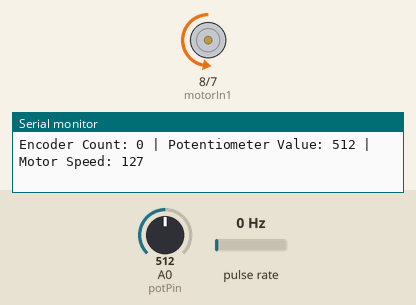
Simulated run of this sketch. Board: Arduino Uno, built with avr-gcc and run on an emulated ATmega328P. Shown: motor-driver pin pairs drawn as motors (green arrow = first pin HIGH = forward, orange = second pin HIGH = backward, longer = more drive, scaled by the enable pin), the last lines printed to the serial monitor. Wiring (inferred from the names in the program): pulse sensor: data pin 2. The test bench sets the inputs (shaded band); at power-on: A0 (potPin) = 512, pulse rate 0 Hz.

Above: at 1.2 s.
1.3 s: A0 (potPin) set to 413
At 2.5 s:
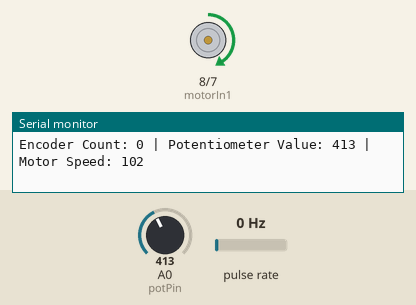
2.8 s: A0 (potPin) set to 394
At 3.5 s:
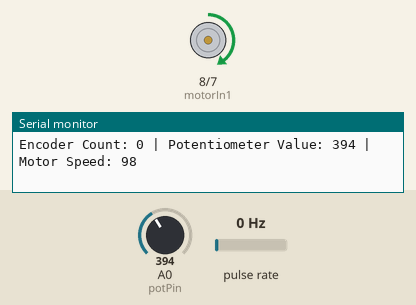
5.8 s: A0 (potPin) set to 108
At 6.3 s:
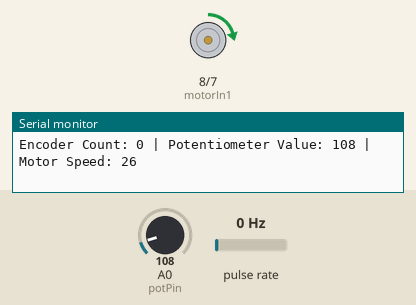
7.3 s: A0 (potPin) set to 93
At 7.7 s:
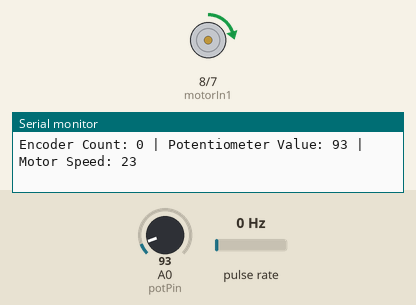
10.3 s: A0 (potPin) set to 0
At 11.0 s:
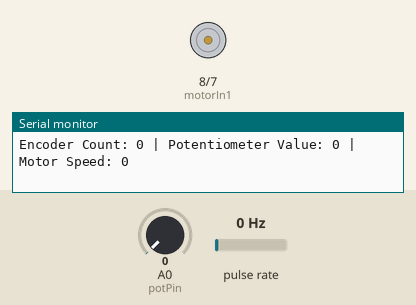
Timing chart, 0 to 13.3 s (numbered marks = the images above; inputs shaded):
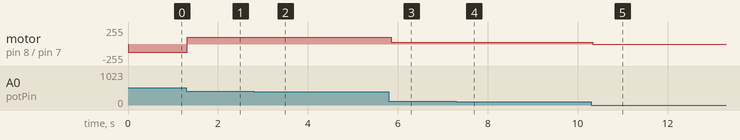

The sketch:

without_lcd.ino
```cpp
// Pin Definitions
const int potPin = A0;      // Potentiometer connected to analog pin A0
const int motorEnable = 9;  // Enable pin (PWM) for motor on L298D
const int motorIn1 = 8;     // IN1 pin for motor direction control
const int motorIn2 = 7;     // IN2 pin for motor direction control
const int encoderC1 = 2;    // Encoder C1 connected to digital pin 2 (interrupt pin)
const int encoderC2 = 4;    // Encoder C2 connected to digital pin 4

// Variables to track encoder counts
volatile int encoderCount = 0;  // Encoder pulse count
int lastC2State = LOW;          // Last state of C2 for direction detection

void setup() {
  // Initialize motor pins
  pinMode(motorEnable, OUTPUT);
  pinMode(motorIn1, OUTPUT);
  pinMode(motorIn2, OUTPUT);

  // Initialize encoder pins
  pinMode(encoderC1, INPUT_PULLUP);
  pinMode(encoderC2, INPUT_PULLUP);

  // Attach interrupt for encoder C1 (rising edge detection)
  attachInterrupt(digitalPinToInterrupt(encoderC1), encoderISR, RISING);

  // Start serial communication for debugging
  Serial.begin(9600);
}

void loop() {
  // Read potentiometer value (0 to 1023)
  int potValue = analogRead(potPin);

  // Map potentiometer value to PWM range (0 to 255)
  int speed = map(potValue, 0, 1023, 0, 255);

  // Determine motor direction
  if (potValue < 512) {  // Clockwise rotation
    digitalWrite(motorIn1, HIGH);
    digitalWrite(motorIn2, LOW);
  } else {               // Counterclockwise rotation
    digitalWrite(motorIn1, LOW);
    digitalWrite(motorIn2, HIGH);
  }

  // Set motor speed
  analogWrite(motorEnable, speed);

  // Optional: Print encoder count and speed to serial monitor
  Serial.print("Encoder Count: ");
  Serial.print(encoderCount);
  Serial.print(" | Potentiometer Value: ");
  Serial.print(potValue);
  Serial.print(" | Motor Speed: ");
  Serial.println(speed);

  delay(50); // Small delay for stability
}

// Interrupt Service Routine (ISR) for encoder C1
void encoderISR() {
  // Read the state of C2 to determine direction
  int c2State = digitalRead(encoderC2);

  // If C2 state differs from the last known state, count as forward
  if (c2State != lastC2State) {
    encoderCount++;
  } else { // Otherwise, count as reverse
    encoderCount--;
  }

  // Update lastC2State
  lastC2State = c2State;
}
```

Measured:
- after the input at 1.3 s, motor on pin 8 (motorIn1) / pin 7 (motorIn2): backward 127/255 → forward 102/255 at once
- after the input at 2.8 s, motor on pin 8 (motorIn1) / pin 7 (motorIn2): forward 102/255 → forward 98/255 after 0.05 s
- after the input at 5.8 s, motor on pin 8 (motorIn1) / pin 7 (motorIn2): forward 98/255 → forward 26/255 after 0.06 s
- after the input at 7.3 s, motor on pin 8 (motorIn1) / pin 7 (motorIn2): forward 26/255 → forward 23/255 at once
- after the input at 10.3 s, motor on pin 8 (motorIn1) / pin 7 (motorIn2): forward 23/255 → stopped at once
